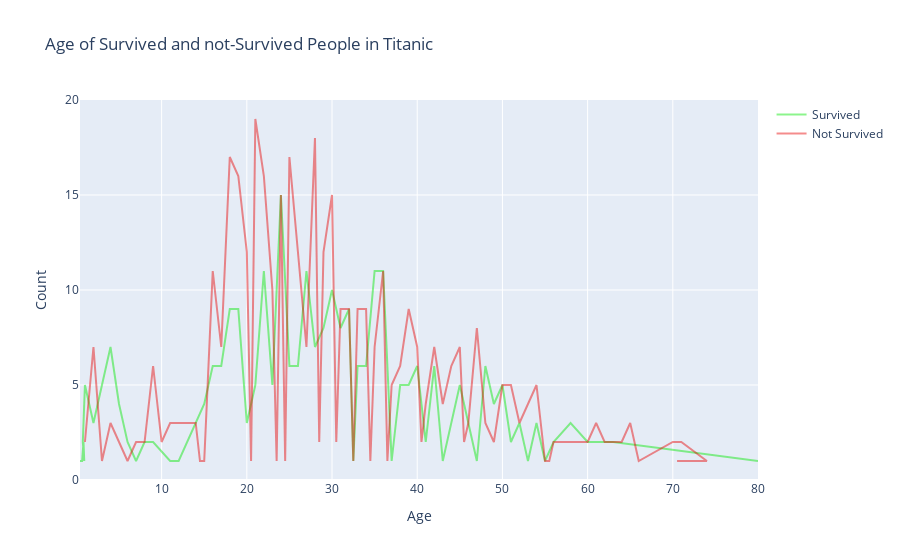

The cell this chart's notebook holds for it:
### Markdown cell above
# Data Visualization

### Code cell
#trace1 is green line and trace2 is red line.

trace1 = go.Scatter(
    x = survived_age_number.index,
    y = survived_age_number,
    opacity = 0.75,
    name = "Survived",
    mode = "lines",
    marker=dict(color = 'rgba(0, 230, 0, 0.6)'))

trace2 = go.Scatter(
    x = not_survived_age_number.index,
    y = not_survived_age_number,
    opacity=0.75,
    name = "Not Survived",
    mode = "lines",
    marker=dict(color = 'rgba(230, 0, 0, 0.6)'))

data = [trace1,trace2]
layout = go.Layout(title = 'Age of Survived and not-Survived People in Titanic',
                   xaxis=dict(title='Age'),
                   yaxis=dict( title='Count'),)

fig = go.Figure(data=data, layout=layout)
iplot(fig)

### Figure 1 — Plotly figure (JSON) as saved in the notebook; plotly's stock layout.template omitted (floating-point values rounded to 4 significant figures)
{"data": [{"marker": {"color": "rgba(0, 230, 0, 0.6)"}, "mode": "lines", "name": "Survived", "opacity": 0.75, "type": "scatter", "x": [0.42, 0.67, 0.83, 0.92, 0.75, 1, 2, 3, 4, 5, 6, 7, 8, 9, 11, 12, 13, 14, 15, 16, 17, 18, 19, 20, 21, 22, 23, 24, 25, 26, 27, 28, 29, 30, 31, 32, 32.5, 33, 34, 35, 36, 37, 38, 39, 40, 41, 42, 43, 44, 45, 47, 48, 49, 50, 51, 52, 53, 54, 55, 56, 58, 60, 62, 63, 80], "y": [1, 1, 2, 1, 2, 5, 3, 5, 7, 4, 2, 1, 2, 2, 1, 1, 2, 3, 4, 6, 6, 9, 9, 3, 5, 11, 5, 15, 6, 6, 11, 7, 8, 10, 8, 9, 1, 6, 6, 11, 11, 1, 5, 5, 6, 2, 6, 1, 3, 5, 1, 6, 4, 5, 2, 3, 1, 3, 1, 2, 3, 2, 2, 2, 1]}, {"marker": {"color": "rgba(230, 0, 0, 0.6)"}, "mode": "lines", "name": "Not Survived", "opacity": 0.75, "type": "scatter", "x": [1, 2, 3, 4, 6, 7, 8, 9, 10, 11, 14, 14.5, 15, 16, 17, 18, 19, 20, 20.5, 21, 22, 23, 23.5, 24, 24.5, 25, 26, 27, 28, 28.5, 29, 30, 30.5, 31, 32, 32.5, 33, 34, 34.5, 35, 36, 36.5, 37, 38, 39, 40, 40.5, 41, 42, 43, 44, 45, 45.5, 46, 47, 48, 49, 50, 51, 52, 54, 55, 55.5, 56, 57, 58, 59, 60, 61, 62, 64, 65, 66, 70, 71, 74, 70.5], "y": [2, 7, 1, 3, 1, 2, 2, 6, 2, 3, 3, 1, 1, 11, 7, 17, 16, 12, 1, 19, 16, 10, 1, 15, 1, 17, 12, 7, 18, 2, 12, 15, 2, 9, 9, 1, 9, 9, 1, 7, 11, 1, 5, 6, 9, 7, 2, 4, 7, 4, 6, 7, 2, 3, 8, 3, 2, 5, 5, 3, 5, 1, 1, 2, 2, 2, 2, 2, 3, 2, 2, 3, 1, 2, 2, 1, 1]}], "layout": {"title": {"text": "Age of Survived and not-Survived People in Titanic"}, "xaxis": {"title": {"text": "Age"}}, "yaxis": {"title": {"text": "Count"}}}}
